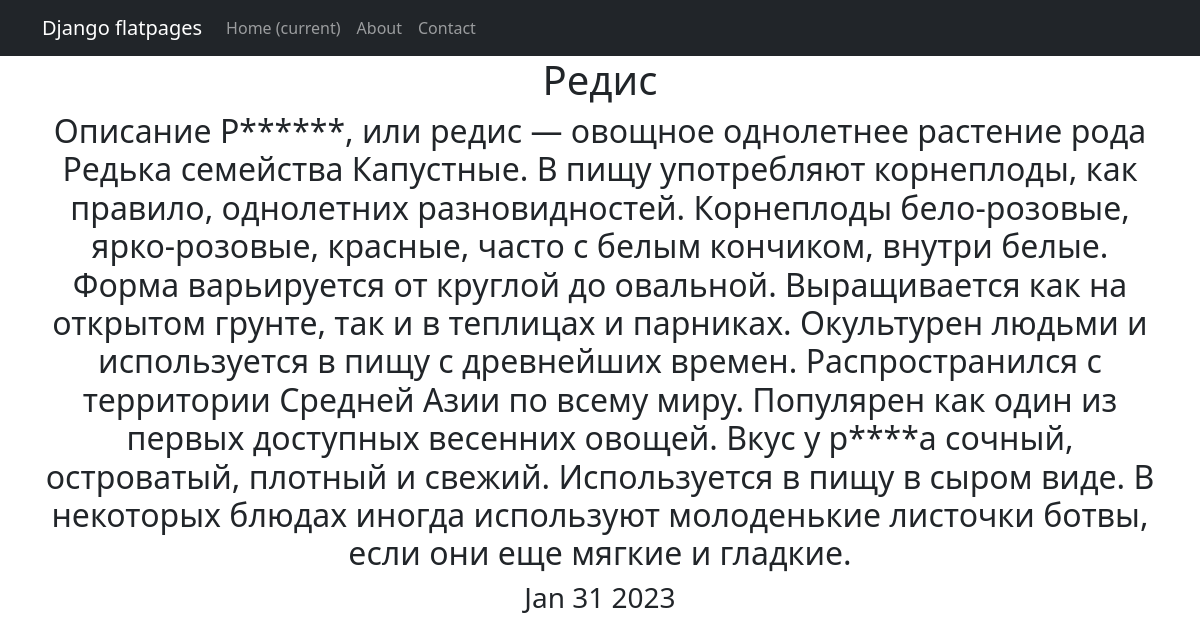
The page /posts/2 on the database its author committed.
### news/models.py (models this page shows, shortened)
class Post(models.Model):
    author = models.ForeignKey(Author, on_delete=models.CASCADE)
    NEWS = 'NW'
    ARTICLE = 'AR'
    CATEGORY_CHOICES = (
        (NEWS, 'Новость'),
        (ARTICLE, 'Статья'),
    )
    categoryType = models.CharField(max_length=2, choices=CATEGORY_CHOICES, default=ARTICLE)
    dateCreation = models.DateTimeField(auto_now_add=True)
    postCategory = models.ManyToManyField(Category, through='PostCategory')
    title = models.CharField(max_length=128)
    text = models.TextField()
    rating = models.SmallIntegerField(default=0)
    related_name = 'post',

### news/views.py (the view)
# urls.py: path('<int:pk>', PostDetail.as_view(), name='post_detail'),
class PostDetail(DetailView):
    model = Post
    template_name = 'news.html'
    context_object_name = 'post'

### news/templatetags/custom_filters.py (called while the page is built)
@register.filter()
def censor(text):
    bad_words = ('редиска', 'Редиска','редис', 'Редис', 'Редиса', 'редиса')
    for b_word in bad_words:
        for word in text.split():
            if word.lower().count(b_word) and len(word) > len(b_word):
                text = text.replace(word, f"{word[0]}{'*' * (len(b_word) - 1)}{word[-1]}")
    return text

### templates/news.html (shortened to what this page needs)
{% extends 'flatpages/default.html' %}
{% load custom_filters %}
{% block content %}
<h1>{{ post.title|censor }}</h1>
<h2>{{ post.text|censor }}</h2>
<h3>{{ post.dateCreation|date:'M d Y' }}</h3>
{% endblock content %}

### rows shown on the page
Post: title|censor "Редис", text|censor "Описание Р******, или редис — овощное однолетнее растение рода Редька семейства Капустные. В пищу употребляют корнеплоды, как правило, однолетних разновидностей. Корнеплоды бело-розовые, ярко-розовые, красные, часто с белым кончиком, внутри белые. Форма варьируется от круглой до овальной. Выращивается как на открытом грунте, так и в теплицах и парниках. Окультурен людьми и используется в пищу с древнейших времен. Распространился с территории Средней Азии по всему миру. Популярен как один из первых доступных весенних овощей. Вкус у р****а сочный, островатый, плотный и свежий. Используется в пищу в сыром виде. В некоторых блюдах иногда используют молоденькие листочки ботвы, если они еще…", dateCreation "Jan 31 2023"
